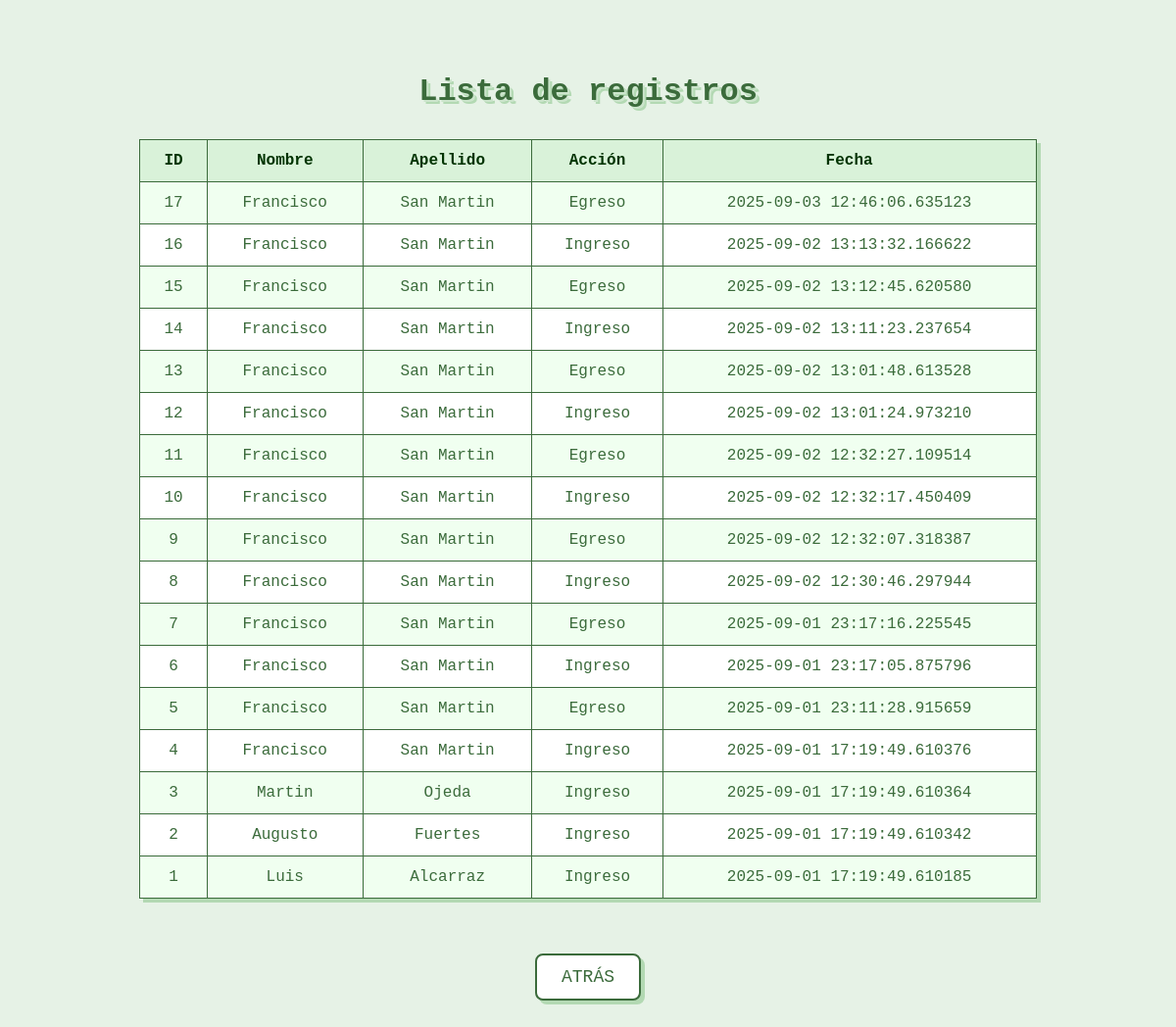
Page /registros on the earlier database version.
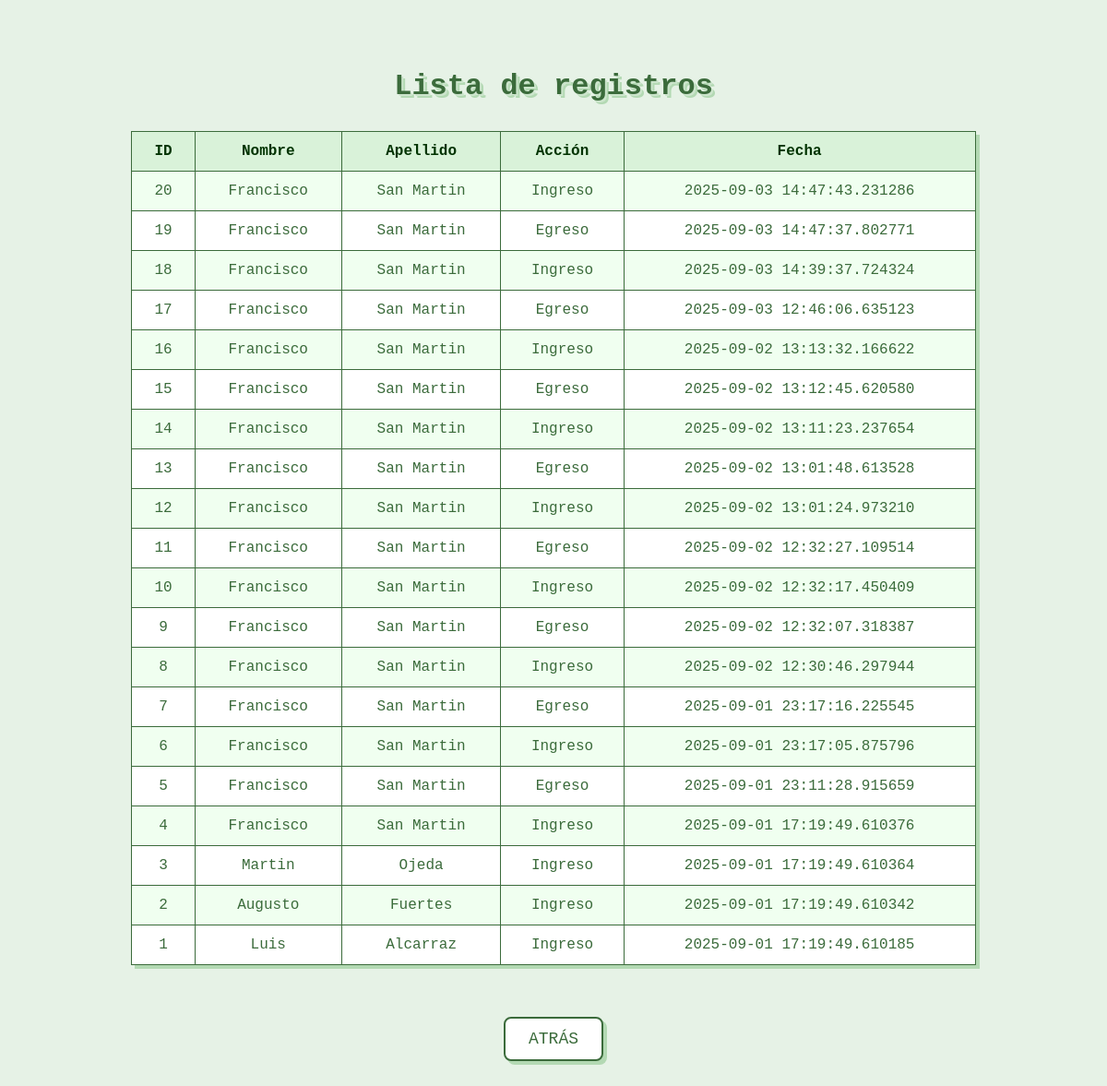
Same page on the later database version.
### tables this page shows
CREATE TABLE registros (id INTEGER PRIMARY KEY,empleado_id INTEGER,accion TEXT,date TIMESTAMP, FOREIGN KEY (empleado_id) REFERENCES empleados(id));

CREATE TABLE empleados
                 (id INTEGER PRIMARY KEY, nombre TEXT, apellido TEXT);

### backend/main.py (the view)
@app.route("/registros")
def registros():
    datos = db.obtener_registros_empleados()
    return render_template("registros.html", registros=datos)

### backend/db.py (called while the page is built)
def get_connection():
    return sqlite3.connect(DB_ROUTE)

def obtener_registros_empleados():
    conn = get_connection()
    c = conn.cursor()
    c.execute("SELECT r.id, e.nombre, e.apellido, r.accion, r.date FROM registros r, empleados e where r.empleado_id = e.id ORDER BY date DESC")
    registros = c.fetchall()
    conn.close()
    return registros

### frontend/templates/registros.html (shortened to what this page needs)
<!DOCTYPE html>
<html>
<head>
    <link rel="stylesheet" href="{{ url_for('static', filename='registros.css') }}">
</head>
<body>
    <h2>Lista de registros</h2>
    <table border="1">
        <tr>
            <th>ID</th>
            <th>Nombre</th>
            <th>Apellido</th>
            <th>Acción</th>
            <th>Fecha</th>
        </tr>
        {% for r in registros %}
        <tr>
            <td>{{ r[0] }}</td>
            <td>{{ r[1] }}</td>
            <td>{{ r[2] }}</td>
            <td>{{ r[3] }}</td>
            <td>{{ r[4] }}</td>
        </tr>
        {% endfor %}
    </table>
</body>
</html>
    <a href="{{ url_for('index') }}">
        <button>ATRÁS</button>
    </a>
</body>
</html>

### frontend/static/registros.css (style rules this page uses)
body { font-family: 'Courier New', Courier, monospace; background-color: #e6f2e6; display: flex; flex-direction: column; align-items: center; padding: 40px 20px; color: #3b6b3b; }
h2 { font-size: 32px; margin-bottom: 30px; text-align: center; text-shadow: 2px 2px 0 #cce5cc, 4px 4px 0 #b3d9b3; }
table { border-collapse: collapse; width: 80%; max-width: 1000px; background-color: #ffffff; box-shadow: 4px 4px 0 #b3d9b3; }
th, td { border: 1px solid #3b6b3b; padding: 12px 15px; text-align: center; font-size: 16px; }
th { background-color: #d9f2d9; color: #003300; font-weight: bold; }
tr:nth-child(even) { background-color: #f0fff0; }
a button { font-family: 'Courier New', Courier, monospace; font-size: 18px; padding: 12px 25px; margin-top: 20px; border: 2px solid #3b6b3b; border-radius: 8px; background-color: #ffffff; color: #3b6b3b; cursor: pointer; box-shadow: 4px 4px 0 #b3d9b3; transition: all 0.3s ease; }

Differences in the rows shown:
added registros: id "20", nombre "Francisco", apellido "San Martin", accion "Ingreso", date "2025-09-03 14:47:43.231286"
added registros: id "19", nombre "Francisco", apellido "San Martin", accion "Egreso", date "2025-09-03 14:47:37.802771"
added registros: id "18", nombre "Francisco", apellido "San Martin", accion "Ingreso", date "2025-09-03 14:39:37.724324"
